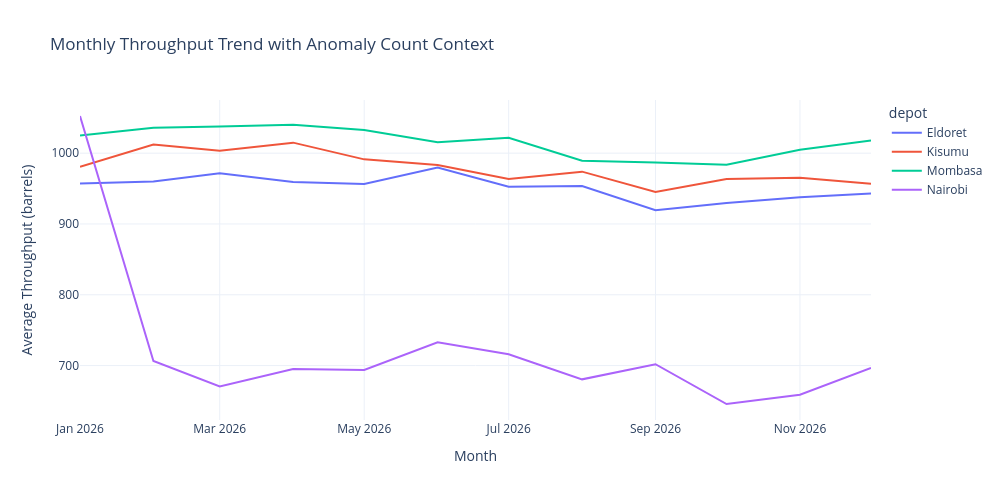

Notebook code for this chart:
### Code cell
# Publication-quality chart 2: monthly trend with anomaly context.
trend_with_anomaly = analysis_df.groupby(['month', 'depot']).agg(
    avg_throughput=('throughput_barrels', 'mean'),
    anomaly_count=('anomaly_flag', 'sum')
).reset_index()
fig2 = px.line(
    trend_with_anomaly,
    x='month',
    y='avg_throughput',
    color='depot',
    title='Monthly Throughput Trend with Anomaly Count Context',
    labels={'avg_throughput': 'Average Throughput (barrels)', 'month': 'Month'}
)
fig2.update_layout(template='plotly_white', width=1000, height=500)
fig2.show()

### Figure 1 — Plotly figure (JSON) as saved in the notebook; plotly's stock layout.template omitted (floating-point values rounded to 4 significant figures)
{"data": [{"hovertemplate": "depot=Eldoret<br>Month=%{x}<br>Average Throughput (barrels)=%{y}<extra></extra>", "legendgroup": "Eldoret", "line": {"color": "#636efa", "dash": "solid"}, "marker": {"symbol": "circle"}, "mode": "lines", "name": "Eldoret", "orientation": "v", "showlegend": true, "type": "scatter", "x": ["2026-01", "2026-02", "2026-03", "2026-04", "2026-05", "2026-06", "2026-07", "2026-08", "2026-09", "2026-10", "2026-11", "2026-12"], "xaxis": "x", "y": [957.1, 959.9, 971.6, 959.2, 956.4, 979.6, 952.5, 953.6, 919.4, 929.6, 937.7, 943.1], "yaxis": "y"}, {"hovertemplate": "depot=Kisumu<br>Month=%{x}<br>Average Throughput (barrels)=%{y}<extra></extra>", "legendgroup": "Kisumu", "line": {"color": "#EF553B", "dash": "solid"}, "marker": {"symbol": "circle"}, "mode": "lines", "name": "Kisumu", "orientation": "v", "showlegend": true, "type": "scatter", "x": ["2026-01", "2026-02", "2026-03", "2026-04", "2026-05", "2026-06", "2026-07", "2026-08", "2026-09", "2026-10", "2026-11", "2026-12"], "xaxis": "x", "y": [980.8, 1012.0, 1003.0, 1015.0, 991.3, 983.4, 963.7, 973.9, 945.1, 963.7, 965.3, 956.9], "yaxis": "y"}, {"hovertemplate": "depot=Mombasa<br>Month=%{x}<br>Average Throughput (barrels)=%{y}<extra></extra>", "legendgroup": "Mombasa", "line": {"color": "#00cc96", "dash": "solid"}, "marker": {"symbol": "circle"}, "mode": "lines", "name": "Mombasa", "orientation": "v", "showlegend": true, "type": "scatter", "x": ["2026-01", "2026-02", "2026-03", "2026-04", "2026-05", "2026-06", "2026-07", "2026-08", "2026-09", "2026-10", "2026-11", "2026-12"], "xaxis": "x", "y": [1025.0, 1036.0, 1038.0, 1040.0, 1033.0, 1015.0, 1022.0, 989.2, 987.0, 983.7, 1005.0, 1018.0], "yaxis": "y"}, {"hovertemplate": "depot=Nairobi<br>Month=%{x}<br>Average Throughput (barrels)=%{y}<extra></extra>", "legendgroup": "Nairobi", "line": {"color": "#ab63fa", "dash": "solid"}, "marker": {"symbol": "circle"}, "mode": "lines", "name": "Nairobi", "orientation": "v", "showlegend": true, "type": "scatter", "x": ["2026-01", "2026-02", "2026-03", "2026-04", "2026-05", "2026-06", "2026-07", "2026-08", "2026-09", "2026-10", "2026-11", "2026-12"], "xaxis": "x", "y": [1053.0, 706.4, 670.5, 695.2, 693.7, 733.0, 715.9, 680.5, 701.9, 645.7, 658.9, 696.7], "yaxis": "y"}], "layout": {"height": 500, "legend": {"title": {"text": "depot"}, "tracegroupgap": 0}, "title": {"text": "Monthly Throughput Trend with Anomaly Count Context"}, "width": 1000, "xaxis": {"anchor": "y", "domain": [0, 1], "title": {"text": "Month"}}, "yaxis": {"anchor": "x", "domain": [0, 1], "title": {"text": "Average Throughput (barrels)"}}}}
